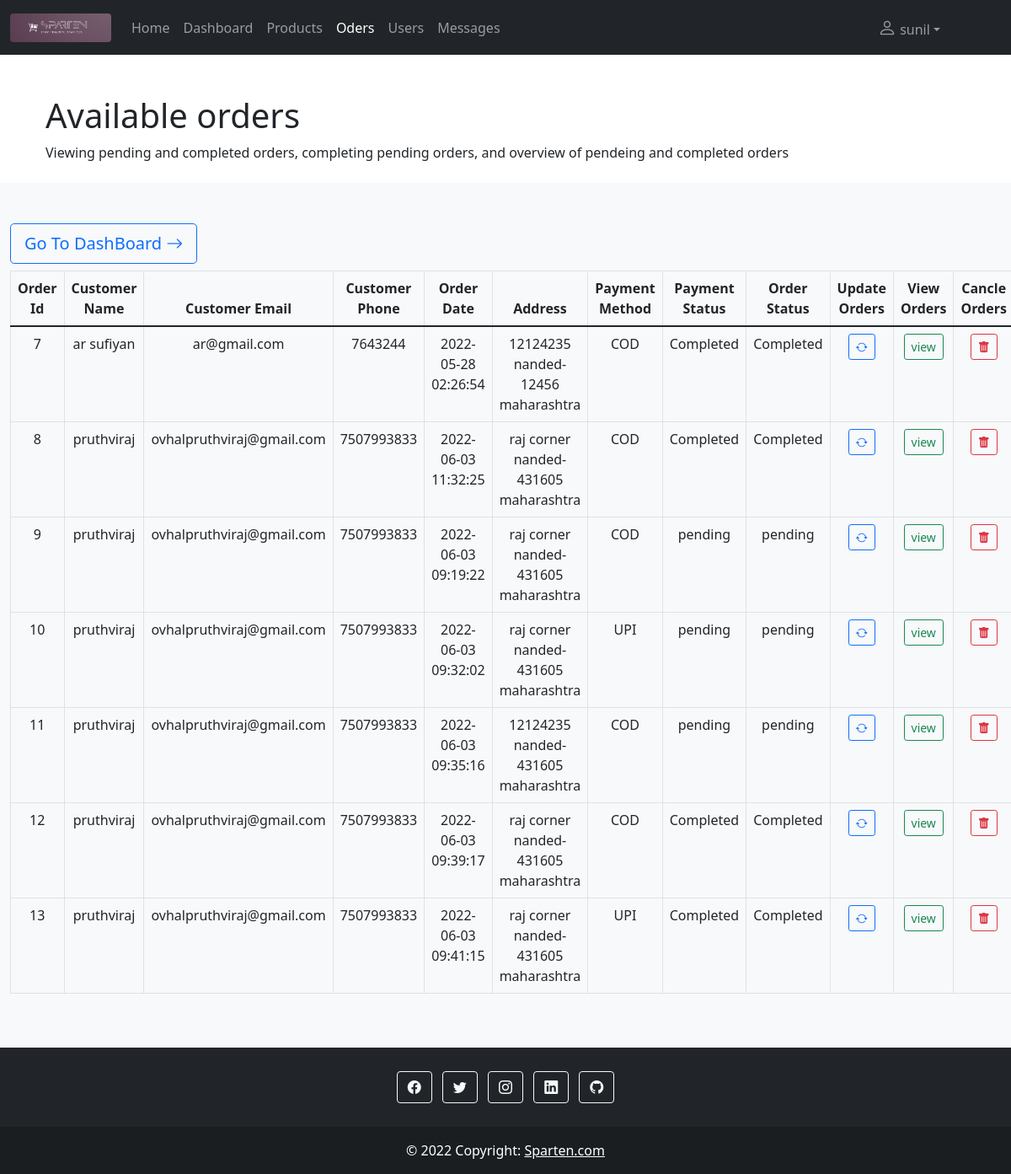
The app's page /SpartenAdmin/orders.php (signed in) with its own data.
### tables this page shows
CREATE TABLE `order` (
  `orderId` int(11) NOT NULL,
  `userId` int(11) NOT NULL,
  `address` varchar(255) NOT NULL,
  `phoneNumber` varchar(255) NOT NULL,
  `pincode` varchar(255) NOT NULL,
  `state` varchar(255) NOT NULL,
  `city` varchar(255) NOT NULL,
  `paymentType` varchar(255) NOT NULL,
  `totalProductPrice` float NOT NULL,
  `paymentStatus` varchar(255) NOT NULL,
  `orderStatus` varchar(255) NOT NULL,
  `addedOn` datetime NOT NULL
);

CREATE TABLE `userlogin` (
  `userId` int(11) NOT NULL,
  `userName` varchar(255) NOT NULL,
  `dateOfBirth` varchar(255) NOT NULL,
  `userEmail` varchar(255) NOT NULL,
  `userPassword` varchar(255) NOT NULL,
  `repeatPassword` varchar(255) NOT NULL
);

### SpartenAdmin/orders.php (the view, shortened to what this page needs)
<!doctype html>
<html lang="en">
<head>
  <link href="https://cdn.jsdelivr.net/npm/bootstrap@5.1.3/dist/css/bootstrap.min.css" rel="stylesheet">
  <link rel="stylesheet" href="https://cdn.jsdelivr.net/npm/bootstrap-icons@1.8.1/font/bootstrap-icons.css">
  <link rel="stylesheet" href="CSS/style.css">
</head>
<body>
  <?php require 'navbar.php' ?>
  <header class="page-header page-header-dark bg-gradient-primary-to-secondary pb-10 mb-4">
    <div class="container-xl px-4">
      <div class="page-header-content pt-4">
        <div class="row align-items-center justify-content-between">
          <div class="col-auto mt-4">
            <h1 class="page-header-title">
              Available orders
            </h1>
            <div class="page-header-subtitle">Viewing pending and completed orders, completing pending orders, and overview of pendeing and completed orders</div>
          </div>
        </div>
      </div>
    </div>
  </header>
  <section>
    <div class="album py-5 bg-light">
        <div class="container-fluid">
          <div class="mb-4">
            <div class="text-start">
            <a class="btn btn-outline-primary btn-lg" href="dashboard.php" role="button">Go To DashBoard&nbsp;<i class="bi bi-arrow-right"></i></a>
            </div>
          </div>
          <table class="table table-bordered">
              <thead>
                  <tr>
                  <th scope="col" class="text-center">Order Id</th>
                  <th scope="col" class="text-center">Customer Name</th>
                  <th scope="col" class="text-center">Customer Email</th>
                  <th scope="col" class="text-center">Customer Phone</th>
                  <th scope="col" class="text-center">Order Date</th>
                  <th scope="col" class="text-center">Address</th>
                  <th scope="col" class="text-center">Payment Method</th>
                  <th scope="col" class="text-center">Payment Status</th>
                  <th scope="col" class="text-center">Order Status</th>
                  <th scope="col" class="text-center">Update Orders</th>
                  <th scope="col" class="text-center">View Orders</th>
                  <th scope="col" class="text-center">Cancle Orders</th>
                  </tr>
              </thead>
              <tbody>
                  <?php
                  require 'dbConnection.php';
                  $sql_select = mysqli_query($connection, "SELECT * FROM `order`");
                  if (mysqli_num_rows($sql_select) > 0) {
                    echo '<div class="row row-cols-1 row-cols-sm-2 row-cols-md-3 g-3">';
                    while ($orderData = mysqli_fetch_assoc($sql_select)) {
                      $userId = $orderData['userId'];
                      $orderId = $orderData['orderId'];
                      $addedOn = $orderData['addedOn'];
                      $address = $orderData['address'];
                      $city = $orderData['city'];
                      $pincode = $orderData['pincode'];
                      $state = $orderData['state'];
                      $fullAddress = $address."\n".$city."-".$pincode."\n".$state;
                      $phoneNumber = $orderData['phoneNumber'];
                      $paymentType = $orderData['paymentType'];
                      $paymentStatus = $orderData['paymentStatus'];
                      $orderStatus = $orderData['orderStatus'];
                      $selectUserQuery =mysqli_query($connection, "SELECT * FROM `userlogin` WHERE userId ='$userId'");
                      if (mysqli_num_rows($selectUserQuery) > 0) {
                        while ($userData = mysqli_fetch_assoc($selectUserQuery)) {
                          $userName = $userData['userName'];
                          $userEmail = $userData['userEmail'];
                      ?>
                      <tr>
                      <td class="text-center"><?php echo $orderId; ?></td>
                      <td class="text-center"><?php echo $userName; ?></td>
                      <td class="text-center"><?php echo $userEmail; ?></td>
                      <td class="text-center"><?php echo $phoneNumber; ?></td>
                      <td class="text-center"><?php echo $addedOn; ?></td>
                      <td class="text-center"><?php echo $fullAddress; ?></td>
                      <td class="text-center"><?php echo $paymentType; ?></td>
                      <td class="text-center"><?php echo $paymentStatus; ?></td>
                      <td class="text-center"><?php echo $orderStatus; ?></td>
                      <td class="text-center">
                      <a href="updateOrder.php?orderId=<?php echo $orderId; ?>" class="btn btn-outline-primary btn-sm" name="btn_update"><i class="bi bi-arrow-repeat"></i></a>
                      </td>
                      <td class="text-center">
                      <form action="orderDetails.php" method="post">
                      <button type="submit" class="btn btn-outline-success btn-sm" name="btn_view">view</button>
                      </form>
                      </td>
                      <td class="text-center">
                      <form action="cancelOrder.php" method="post">
                      <button type="submit" class="btn btn-outline-danger btn-sm" name="btn_cancel"><i class="bi bi-trash-fill"></i></button>
                      </form>
                      </td>
                      </tr>
                      <?php
                      }
                    }
                      }
                    }
                    else {
                      $_SESSION['numberOfOrders'] = 0;
                      echo '<tr><td colspan="12"><div class="alert alert-warning alert-dismissible fade show text-center" role="alert">
                      <h4>No order in orders.
                      <p><a class="btn btn-outline-primary btn-sm" href="dashboard.php" role="button">Go To Dashboard</a></p>
                      </div></td></tr>';
                    }
                  ?>
              </tbody>
          </table>
        </div>
    </div>
  </section>
  <?php require 'footer.php' ?>
</body>
</html>

### records on screen
order: orderId "7", phoneNumber "7643244", addedOn "2022-05-28 02:26:54", fullAddress "12124235 nanded-12456 maharashtra", paymentType "COD", paymentStatus "Completed", orderStatus "Completed"
userlogin: userName "ar sufiyan", userEmail "ar@gmail.com"
order: orderId "8", phoneNumber "7507993833", addedOn "2022-06-03 11:32:25", fullAddress "raj corner nanded-431605 maharashtra", paymentType "COD", paymentStatus "Completed", orderStatus "Completed"
userlogin: userName "pruthviraj", userEmail "ovhalpruthviraj@gmail.com"
order: orderId "9", phoneNumber "7507993833", addedOn "2022-06-03 09:19:22", fullAddress "raj corner nanded-431605 maharashtra", paymentType "COD", paymentStatus "pending", orderStatus "pending"
order: orderId "10", phoneNumber "7507993833", addedOn "2022-06-03 09:32:02", fullAddress "raj corner nanded-431605 maharashtra", paymentType "UPI", paymentStatus "pending", orderStatus "pending"
order: orderId "11", phoneNumber "7507993833", addedOn "2022-06-03 09:35:16", fullAddress "12124235 nanded-431605 maharashtra", paymentType "COD", paymentStatus "pending", orderStatus "pending"
order: orderId "12", phoneNumber "7507993833", addedOn "2022-06-03 09:39:17", fullAddress "raj corner nanded-431605 maharashtra", paymentType "COD", paymentStatus "Completed", orderStatus "Completed"
order: orderId "13", phoneNumber "7507993833", addedOn "2022-06-03 09:41:15", fullAddress "raj corner nanded-431605 maharashtra", paymentType "UPI", paymentStatus "Completed", orderStatus "Completed"

### other values on screen
$_SESSION["adminName"] "sunil"
